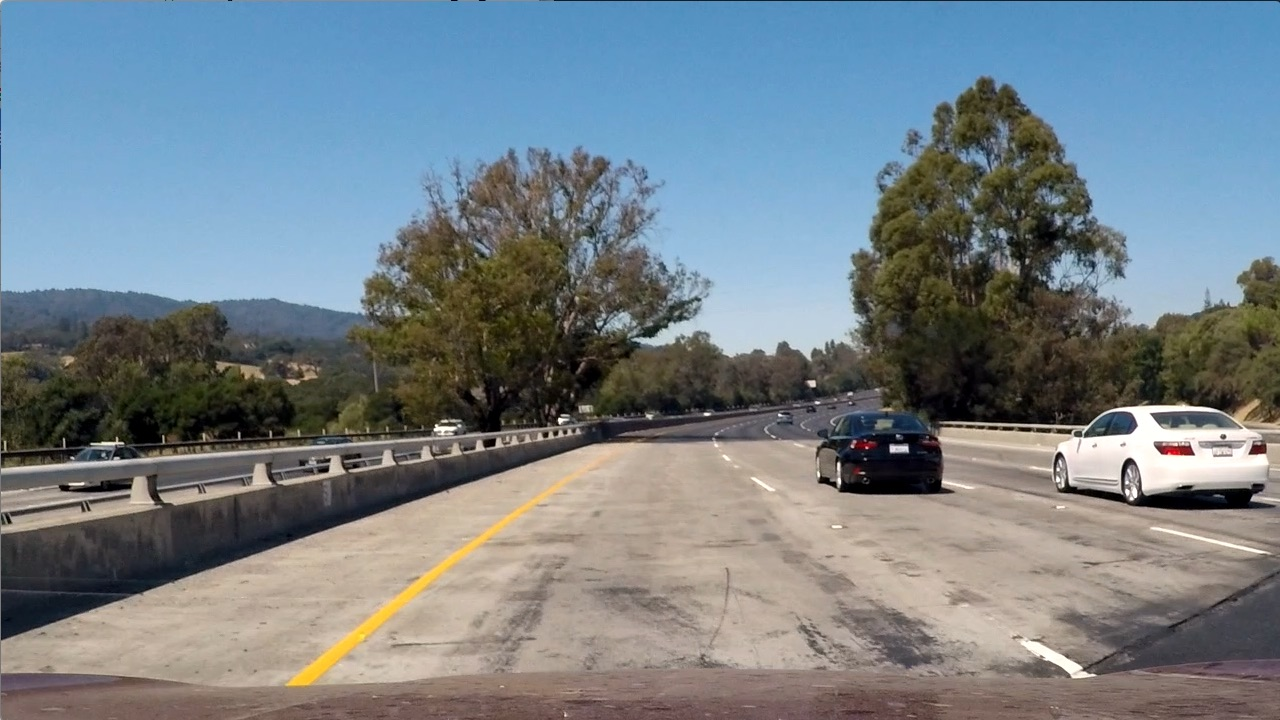
#> input picture T1-P4-AdvancedLaneFinding/test_images/test1.jpg, 1280 x 720 px
$ python data_visualize.py   (older library calls are emulated)
#> lines starting #> are read from the running program, lines starting #| are printed output that depends on the picture; after the words box and inside, x2 and y2 are one past the last pixel; in counts of white or black regions, pixels touching at a corner belong together
### T1-P4-AdvancedLaneFinding/calibrateCamera.py
import os
import cv2
import numpy as np

def findCBCorners():
	path = 'camera_cal/'

	# Number of corners
	nx = 9
	ny = 6

	# Prepare Object Points
	obj_points = np.zeros((ny*nx,3), np.float32)
	# print(obj_points)
	obj_points[:,:2] = np.mgrid[0:nx,0:ny].T.reshape(-1,2)
	# print(obj_points)

	# Arrays to store object points and image points from all images
	objpoints = []
	imgpoints = []

	for cal_img in os.listdir(path):
		if cal_img.startswith('calibration'):
			img = cv2.imread(path+cal_img)
			gray_img = cv2.cvtColor(img, cv2.COLOR_BGR2GRAY)
			ret, corners = cv2.findChessboardCorners(gray_img, (nx,ny), None)

			if ret == True:
				objpoints.append(obj_points)
				imgpoints.append(corners)

				# Draw and display the corners
				chess_img = cv2.drawChessboardCorners(img, (nx,ny), corners, ret)

				# # Display Corners on chessboard images
				# cv2.imshow('chessboard corner', chess_img)
				# cv2.waitKey(0)
			else:
				pass
		else:
			pass

	assert(len(objpoints) == len(imgpoints))

	return objpoints, imgpoints


# [8 lines left out: function drawLines, not called in this run]


def correctDistortion(image, objpoints, imgpoints):
	ret, mtx, dist, rvecs, tvecs = cv2.calibrateCamera(objpoints, imgpoints, image.shape[1::-1], None, None)
	undistorted_img = cv2.undistort(image, mtx, dist, None, mtx)
	return image, undistorted_img


def perspectiveTransform(undist_image):
	img_size = (undist_image.shape[1], undist_image.shape[0])	#(1280,720)

	# [Bot Left], [Bot Right], [Top Left], [Top Right]
	offset_x = 400
	offset_y = 100
	src = np.float32([[266, 680],[1042, 680],[567, 470],[717, 470]])
	dst = np.float32([[offset_x, img_size[1]],[img_size[0]-offset_x, img_size[1]],
		[offset_x, offset_y],[img_size[0]-offset_x, offset_y]])
	# print(dst)

	# Tranform Matrix
	M = cv2.getPerspectiveTransform(src,dst)
	# Inverse Transform Matrix
	M_inv = cv2.getPerspectiveTransform(dst,src)

	warped_img = cv2.warpPerspective(undist_image, M, img_size)

	return undist_image, warped_img, M, M_inv, src, dst


### T1-P4-AdvancedLaneFinding/threshold.py
import cv2
import numpy as np

def abs_sobel_threshold(image,ksize,threshold):
	# Convert to grayscale
	gray = cv2.cvtColor(image, cv2.COLOR_BGR2GRAY)

	sobelx = cv2.Sobel(gray,cv2.CV_64F,1,0,ksize)
	sobely = cv2.Sobel(gray,cv2.CV_64F,0,1,ksize)

	abs_sobelx = np.absolute(sobelx)
	abs_sobely = np.absolute(sobely)

	scaled_sobelx = (255.0*abs_sobelx/np.max(abs_sobelx)).astype(np.uint8)
	scaled_sobely = (255.0*abs_sobely/np.max(abs_sobely)).astype(np.uint8)

	binary_output = np.zeros_like(scaled_sobelx)
	binary_output[(scaled_sobelx>threshold[0]) & (scaled_sobelx<threshold[1]) &
				 (scaled_sobely>threshold[0]) & (scaled_sobely<threshold[1])] = 1

	return binary_output

def mag_threshold(image,ksize,threshold):
	# Convert to grayscale
	gray = cv2.cvtColor(image, cv2.COLOR_BGR2GRAY)

	sobelx = cv2.Sobel(gray,cv2.CV_64F,1,0,ksize)
	sobely = cv2.Sobel(gray,cv2.CV_64F,0,1,ksize)

	abs_sobelxy = np.sqrt(sobelx**2 + sobely**2)
	scaled_sobelxy = (255.0*abs_sobelxy/np.max(abs_sobelxy)).astype(np.uint8)

	binary_output = np.zeros_like(scaled_sobelxy)
	binary_output[(scaled_sobelxy>threshold[0]) & (scaled_sobelxy<threshold[1])] = 1

	return binary_output

def dir_threshold(image,ksize,threshold):
	# Convert to grayscale
	gray = cv2.cvtColor(image,cv2.COLOR_BGR2GRAY)

	sobelx = cv2.Sobel(gray,cv2.CV_64F,1,0,ksize)
	sobely = cv2.Sobel(gray,cv2.CV_64F,0,1,ksize)

	abs_sobelx = np.absolute(sobelx)
	abs_sobely = np.absolute(sobely)

	graddir = np.arctan2(abs_sobely,abs_sobelx)

	binary_output = np.zeros_like(graddir)
	binary_output[(graddir>threshold[0]) & (graddir<threshold[1])] = 1

	return binary_output

def hls_threshold(image,threshold):
	hls = cv2.cvtColor(image,cv2.COLOR_BGR2HLS)
	s_channel = hls[:,:,2]	# Saturation Channel

	binary_output = np.zeros_like(s_channel)
	binary_output[(s_channel>threshold[0]) & (s_channel<threshold[1])] = 1

	return binary_output

def combined_threshold(image,abs_sobel_thr,mag_thr,dir_thr,hls_thr,abs_sobel_ksize,mag_ksize,dir_ksize):

	gradxy = abs_sobel_threshold(image,abs_sobel_ksize,abs_sobel_thr)
	mag_binary = mag_threshold(image,mag_ksize,mag_thr)
	dir_binary = dir_threshold(image,dir_ksize,dir_thr)
	hls_binary = hls_threshold(image,hls_thr)

	combined_binary = np.zeros_like(dir_binary)
	combined_binary[((gradxy==1)|(hls_binary==1))|(mag_binary==1)&(dir_binary==1)] = 1

	return combined_binary

### T1-P4-AdvancedLaneFinding/laneDetector.py
from calibrateCamera import *
from threshold import *
import matplotlib.pyplot as plt

def slidingWindowLaneSearch(image):

	# Histogram of portion of an image
	hist = np.sum(image[image.shape[0]//2:,:], axis=0)
	# plt.plot(hist)
	# plt.show()

	# Find the peak of the left and right halves of the histogram
	midpoint = np.int(image.shape[1]/2)
	quarterpoint = np.int(midpoint/2)
	leftx_base = np.argmax(hist[quarterpoint:midpoint])+quarterpoint
	rightx_base = np.argmax(hist[midpoint:midpoint+quarterpoint])+midpoint
	# Choose number of sliding windows
	num_windows = 9
	# Height of sliding windows
	window_height = np.int(image.shape[0]/num_windows)
	# Identify x and y positions of all nonzero pixels in the image
	nonzero = image.nonzero()
	nonzeroy = np.array(nonzero[0])
	nonzerox = np.array(nonzero[1])
	# Current positions to be updated for the each window
	leftx_current = leftx_base
	rightx_current = rightx_base
	# Set the width of windows +/- margin
	margin = 40
	# Set min number of pixels found to recenter window
	min_pixel = 70
	# Create empty lists to receive left and right lane pixel indices
	left_lane_idx = []
	right_lane_idx = []
	# Create an empty list to store each window vertices for data-visualization purpose
	window_vertices = []
	# Step through windows one by one
	for window in range(num_windows):
		# Identify window boundaries in x and y (and right and left)
		win_y_low = image.shape[0] - (window+1)*window_height
		win_y_high = image.shape[0] - window*window_height
		win_xleft_low = leftx_current - margin
		win_xleft_high = leftx_current + margin
		win_xright_low = rightx_current - margin
		win_xright_high = rightx_current + margin
		# Append window vertices
		window_vertices.append((win_y_low,win_y_high,win_xleft_low,win_xleft_high,win_xright_low,win_xright_high))
		# Identify the nonzero pixels in x and y within the window
		good_left_idx = ((nonzeroy>=win_y_low)&(nonzeroy<win_y_high)&(nonzerox>=win_xleft_low)&
			(nonzerox<win_xleft_high)).nonzero()[0]
		good_right_idx = ((nonzeroy>=win_y_low)&(nonzeroy<win_y_high)&(nonzerox>=win_xright_low)&
			(nonzerox<win_xright_high)).nonzero()[0]
		# Appned identified indices to lists
		left_lane_idx.append(good_left_idx)
		right_lane_idx.append(good_right_idx)
		# If window > min_pixel, recenter next window on its mean position
		if len(good_left_idx) > min_pixel:
			leftx_current = np.int(np.mean(nonzerox[good_left_idx]))
		if len(good_right_idx) > min_pixel:
			rightx_current = np.int(np.mean(nonzerox[good_right_idx]))
	# Concatenate arrays of indices
	left_lane_idx = np.concatenate(left_lane_idx)
	right_lane_idx = np.concatenate(right_lane_idx)

	# Extract left and right lane pixel positions
	leftx = nonzerox[left_lane_idx]
	lefty = nonzeroy[left_lane_idx]
	rightx = nonzerox[right_lane_idx]
	righty = nonzeroy[right_lane_idx]

	# Fit a second order polynomial
	left_fit = np.polyfit(lefty,leftx,2)
	right_fit = np.polyfit(righty,rightx,2)

	# Generate x and y values for plotting
	# f(y) = Ay^2 + By + C
	ploty = np.linspace(0, image.shape[0]-1, image.shape[0])
	left_fy = left_fit[0]*ploty**2 + left_fit[1]*ploty + left_fit[2]
	right_fy = right_fit[0]*ploty**2 + right_fit[1]*ploty + right_fit[2]

	left_lane = (left_lane_idx,left_fit,leftx_current)
	right_lane = (right_lane_idx,right_fit,rightx_current)

	return left_lane, right_lane, ploty, window_vertices


# [27 lines left out: function prevFrameLaneSearch, not called in this run]


ym_per_pixel = 30./720	# Meter per pixel in y-dimension
xm_per_pixel = 3.7/700	# Meter per pixel in x-dimension

# ym_per_pixel = 3.048/100	# Meter per pixel in y-dimension
# xm_per_pixel = 3.7/378	# Meter per pixel in x-dimension
# [74 lines left out: functions computeCurvature, computeCenterOffset, not called in this run]

### T1-P4-AdvancedLaneFinding/data_visualize.py
from calibrateCamera import *
from threshold import *
from laneDetector import *
import matplotlib.pyplot as plt

# path = 'test_images/straight_lines2.jpg'
path = 'test_images/test1.jpg'
image = cv2.imread(path)
#> image is the input picture: shape (720, 1280, 3); mean B, G, R 135.5, 128.7, 117.5

################################################################
#Lane Dectection Visualization
################################################################
abs_sobel_thr = [20,140]
abs_sobel_ksize = 5
mag_thr = [90,130]
mag_ksize = 3
dir_thr = [np.pi/4,np.pi/3]
dir_ksize = 15
hls_thr = [180,255]

objpoints, imgpoints = findCBCorners()
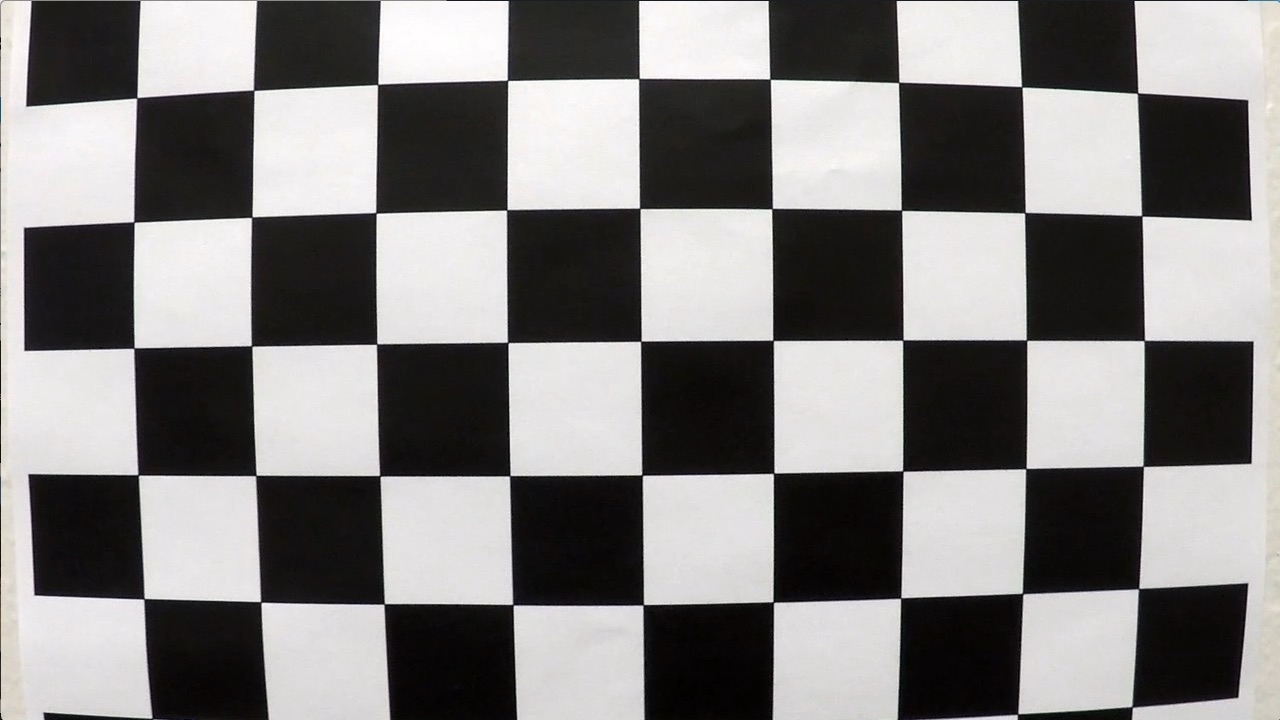
#> input picture T1-P4-AdvancedLaneFinding/camera_cal/calibration1.jpg, 1280 x 720 px
#> in findCBCorners, img is the input picture: shape (720, 1280, 3); mean B, G, R 127.8, 128.4, 130.1
#> in findCBCorners, `ret, corners = cv2.findChessboardCorners(gray_img, (nx,ny), None)`: ret = False; corners = None
#> pass 2 of the loop in findCBCorners, `for cal_img in os.listdir(path):`:
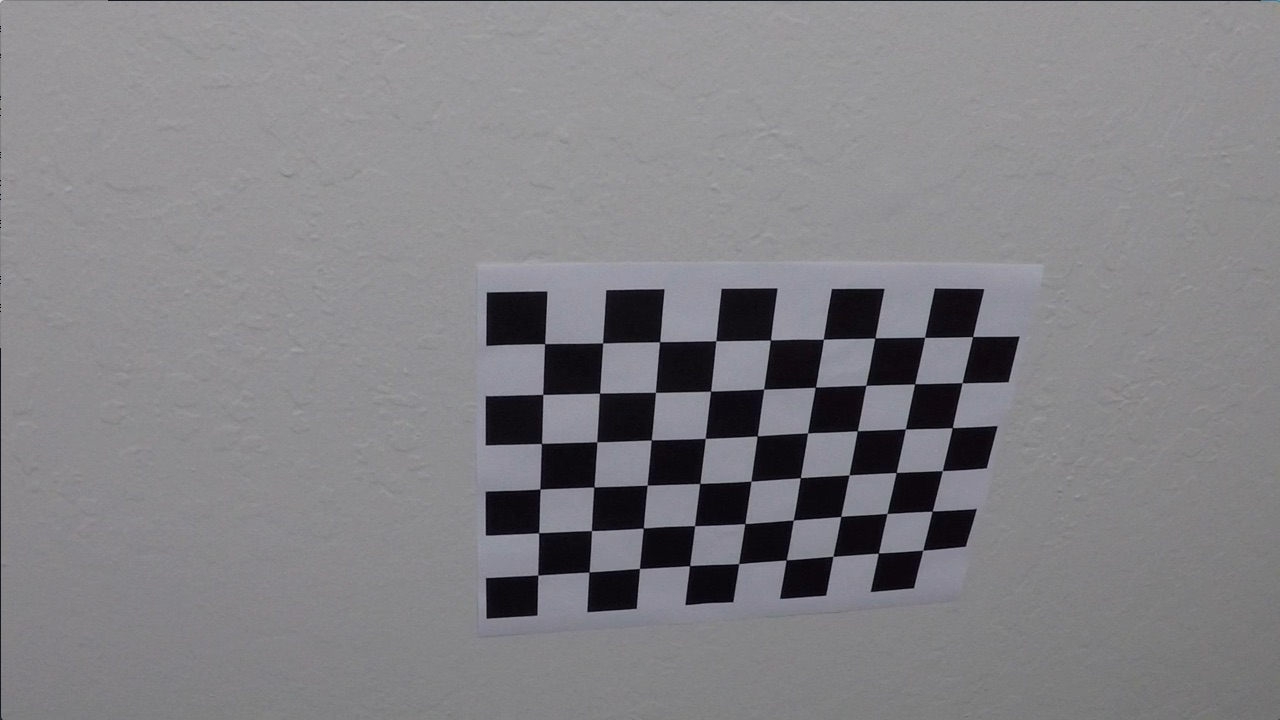
#> input picture T1-P4-AdvancedLaneFinding/camera_cal/calibration10.jpg, 1280 x 720 px
#> in findCBCorners, img is the input picture: shape (720, 1280, 3); mean B, G, R 133.1, 129.4, 130.2
#> in findCBCorners, `ret, corners = cv2.findChessboardCorners(gray_img, (nx,ny), None)`: ret = True; corners = 54 rows, first 8: [545.3, 343.1], [602.7, 342.8], [660.1, 341.3], [715.8, 340.7], [770.6, 340], [823.5, 339.2], [874.3, 338.5], [925.1, 337.4]
#> in findCBCorners, `chess_img = cv2.drawChessboardCorners(img, (nx,ny), corners, ret)`:
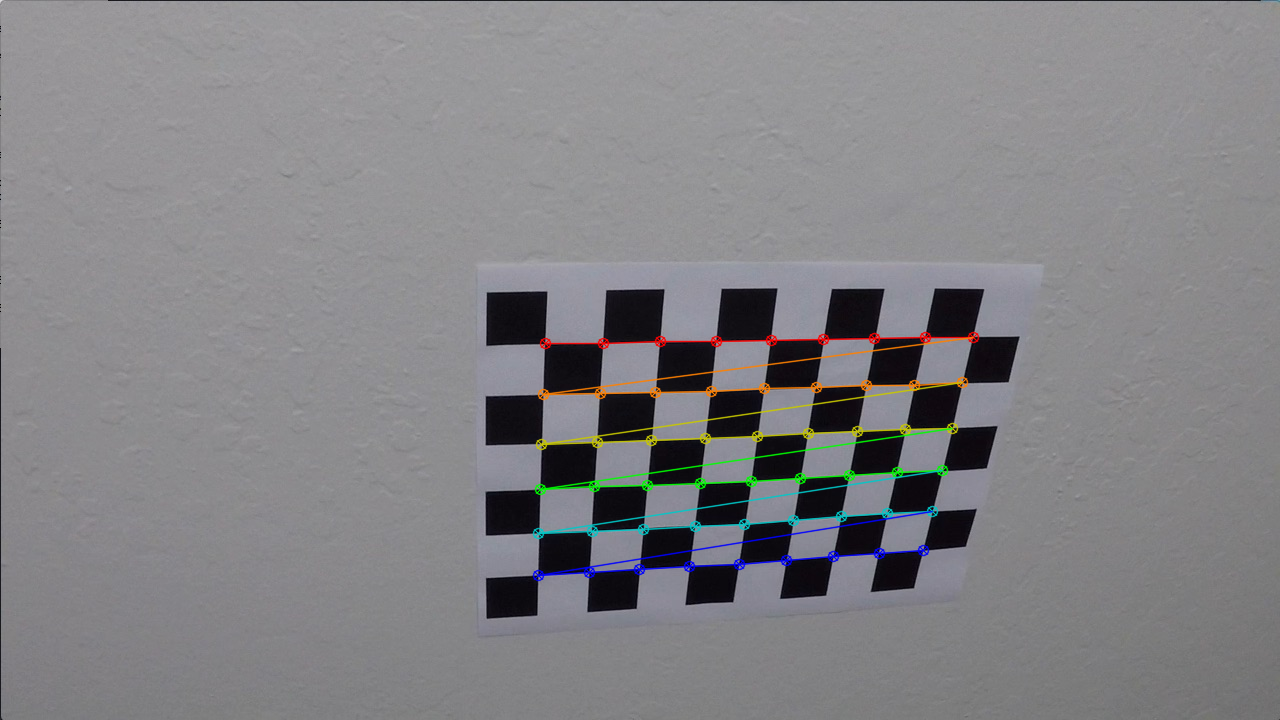
#> chess_img: shape (720, 1280, 3); mean B, G, R 133, 130, 130.6
#> objpoints = 2 items; imgpoints = 2 items
image, undistorted_img = correctDistortion(image, objpoints, imgpoints)
#> in correctDistortion, `ret, mtx, dist, rvecs, tvecs = cv2.calibrateCamera(objpoints, imgpoint..`: ret = 0.644; mtx = [[1057.6, 0, 691.1], [0, 1058.6, 278], [0, 0, 1]]; dist = [[-0.322, 0.709, 0.013, 0.00946, -1.02]]; rvecs = ([0.424, -0.236, 0.0488], [-0.024, 0.4, -0.0295]); tvecs = ([-2.48, 1.1, 17.79], [-17.95, -0.401, 29.17])
thresh_image = combined_threshold(undistorted_img,abs_sobel_thr,mag_thr,dir_thr,hls_thr,abs_sobel_ksize,mag_ksize,dir_ksize)
#> in combined_threshold, `gradxy = abs_sobel_threshold(image,abs_sobel_ksize,abs_sobel_thr)`:
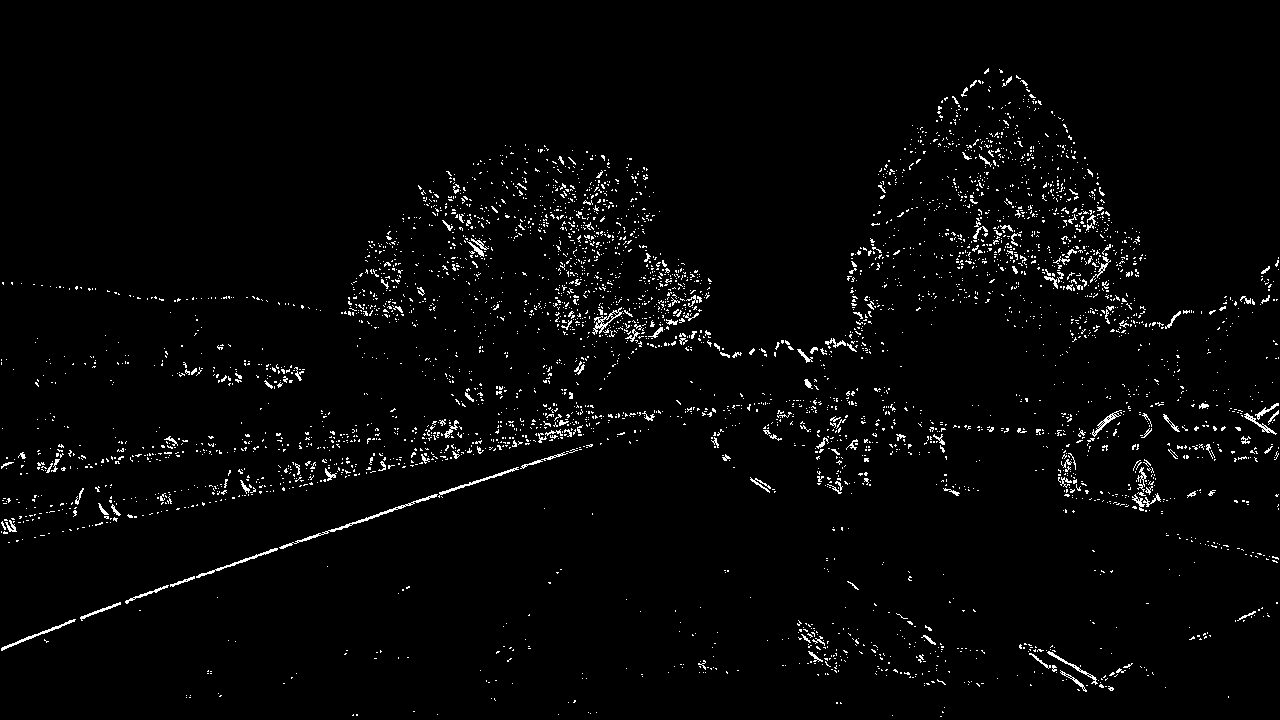
#> gradxy: shape (720, 1280); values 0 (black) and 1 (white), 2.5% white in thin lines or dots, all inside (x1, y1, x2, y2) = (1, 68, 1279, 717)
#> in hls_threshold, `s_channel = hls[:,:,2]`:
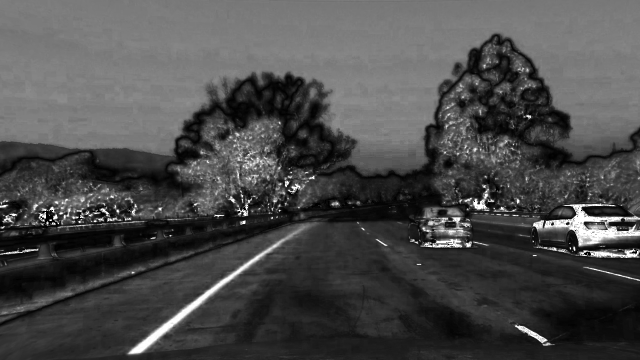
#> s_channel: shape (720, 1280) (shown at 1/2 size); min 0, max 255, mean 74.3
#> thresh_image: shape (720, 1280) float64; values 0 (black) and 1 (white), 3.3% white in thin lines or dots
thresh_img, warped_img, M, M_inv, src, dst = perspectiveTransform(thresh_image)
#> in perspectiveTransform, `warped_img = cv2.warpPerspective(undist_image, M, img_size)`:
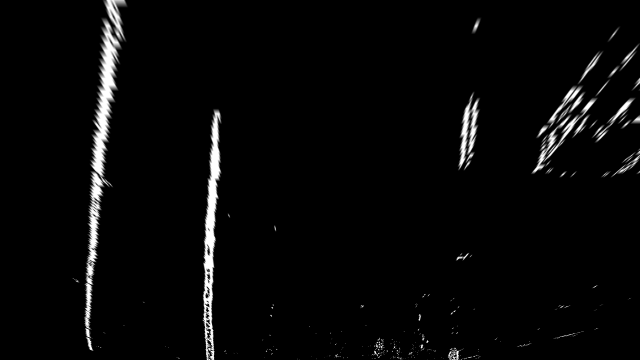
#> warped_img: shape (720, 1280) float64 (shown at 1/2 size); min 0, max 1, mean 0.0303
#> M = [[-0.384, -1.5, 876], [-2.18e-16, -2.07, 960.7], [0, -0.00238, 1]]; M_inv = [[0.277, -0.736, 464.7], [-1.29e-16, -0.483, 464.2], [-2.8e-19, -0.00115, 1]]; src = [[266, 680], [1042, 680], [567, 470], [717, 470]]; dst = [[400, 720], [880, 720], [400, 100], [880, 100]]

nonzero = warped_img.nonzero()
#> nonzero = 47274 positions, rows 0 to 719, columns 143 to 1279
nonzeroy = np.array(nonzero[0])
nonzerox = np.array(nonzero[1])


# ######### Sliding Window Search ##################################################
left_lane, right_lane, ploty, window_vertices = slidingWindowLaneSearch(warped_img)
#> in slidingWindowLaneSearch, `hist = np.sum(image[image.shape[0]//2:,:], axis=0)`: hist = 1280 values, max 335 at index 422, min 0 at index 0, mean 7.85
#> in slidingWindowLaneSearch, `leftx_base = np.argmax(hist[quarterpoint:midpoint])+quarterpoint`: leftx_base = 422
#> in slidingWindowLaneSearch, `rightx_base = np.argmax(hist[midpoint:midpoint+quarterpoint])+midpoint`: rightx_base = 915
#> in slidingWindowLaneSearch, `leftx_current = leftx_base`: leftx_current = 422
#> in slidingWindowLaneSearch, `rightx_current = rightx_base`: rightx_current = 915
#> the loop in slidingWindowLaneSearch, `for window in range(num_windows):` made 9 passes
#> (win_xleft_low, win_xleft_high, win_xright_low, win_xright_high, leftx_current, rightx_current) on passes 1, 2, 3, 5, 6, 7: (382, 462, 875, 955, 418, 911), (378, 458, 871, 951, 415, 910), (375, 455, 870, 950, 417, 925), (380, 460, 885, 965, 427, 927), (387, 467, 887, 967, 429, 935), (389, 469, 895, 975, 432, 943)
#> after the loop in slidingWindowLaneSearch, `for window in range(num_windows):`: left_lane_idx = 9 items; window_vertices = 9 items, first 6: (640, 720, 382, 462, 875, 955), (560, 640, 378, 458, 871, 951), (480, 560, 375, 455, 870, 950), (400, 480, 377, 457, 885, 965), (320, 400, 380, 460, 885, 965), (240, 320, 387, 467, 887, 967)
#> in slidingWindowLaneSearch, `left_lane_idx = np.concatenate(left_lane_idx)`: left_lane_idx = 9687 values, max 47248 at index 1196, min 13468 at index 9319, mean 35039.1
#> in slidingWindowLaneSearch, `right_lane_idx = np.concatenate(right_lane_idx)`: right_lane_idx = 5007 values, max 47273 at index 485, min 1267 at index 4664, mean 22974.8
#> in slidingWindowLaneSearch, `leftx = nonzerox[left_lane_idx]`: leftx = 9687 values, max 456 at index 4822, min 404 at index 1737, mean 422.3
#> in slidingWindowLaneSearch, `lefty = nonzeroy[left_lane_idx]`: lefty = 9687 values, max 719 at index 1183, min 217 at index 9319, mean 457.3
#> in slidingWindowLaneSearch, `rightx = nonzerox[right_lane_idx]`: rightx = 5007 values, max 963 at index 4673, min 883 at index 368, mean 934.8
#> in slidingWindowLaneSearch, `righty = nonzeroy[right_lane_idx]`: righty = 5007 values, max 719 at index 465, min 34 at index 4664, mean 307.1
#> in slidingWindowLaneSearch, `left_fit = np.polyfit(lefty,leftx,2)`: left_fit = [0.000111, -0.14, 460.9]
#> in slidingWindowLaneSearch, `right_fit = np.polyfit(righty,rightx,2)`: right_fit = [3.81e-05, -0.0957, 959.6]
#> in slidingWindowLaneSearch, `left_fy = left_fit[0]*ploty**2 + left_fit[1]*ploty + left_fit[2]`: left_fy = 720 values, max 460.9 at index 0, min 416.9 at index 629, mean 429.8
#> in slidingWindowLaneSearch, `right_fy = right_fit[0]*ploty**2 + right_fit[1]*ploty + right_fit[2]`: right_fy = 720 values, max 959.6 at index 0, min 910.5 at index 719, mean 931.7
#> ploty = 720 values from 0 to 719

# [29 lines of commented-out code are left out]
#> (the run stopped early here; a loop or call above may not have finished)
